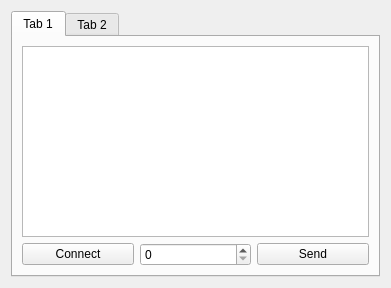
<?xml version="1.0" encoding="UTF-8"?>
<ui version="4.0">
 <class>Form</class>
 <widget class="QWidget" name="Form">
  <property name="geometry">
   <rect>
    <x>0</x>
    <y>0</y>
    <width>391</width>
    <height>288</height>
   </rect>
  </property>
  <property name="windowTitle">
   <string>Debug - COM Devices</string>
  </property>
  <layout class="QGridLayout" name="gridLayout">
   <item row="0" column="1">
    <widget class="QTabWidget" name="tab_com_devices">
     <property name="currentIndex">
      <number>0</number>
     </property>
     <widget class="QWidget" name="tab">
      <attribute name="title">
       <string>Tab 1</string>
      </attribute>
      <layout class="QGridLayout" name="gridLayout_2">
       <item row="0" column="0">
        <layout class="QVBoxLayout" name="verticalLayout">
         <item>
          <widget class="QTextBrowser" name="text_received">
           <property name="html">
            <string>&lt;!DOCTYPE HTML PUBLIC &quot;-//W3C//DTD HTML 4.0//EN&quot; &quot;http://www.w3.org/TR/REC-html40/strict.dtd&quot;&gt;
&lt;html&gt;&lt;head&gt;&lt;meta name=&quot;qrichtext&quot; content=&quot;1&quot; /&gt;&lt;style type=&quot;text/css&quot;&gt;
p, li { white-space: pre-wrap; }
&lt;/style&gt;&lt;/head&gt;&lt;body style=&quot; font-family:'Noto Sans'; font-size:10pt; font-weight:400; font-style:normal;&quot;&gt;
&lt;p style=&quot;-qt-paragraph-type:empty; margin-top:0px; margin-bottom:0px; margin-left:0px; margin-right:0px; -qt-block-indent:0; text-indent:0px;&quot;&gt;&lt;br /&gt;&lt;/p&gt;&lt;/body&gt;&lt;/html&gt;</string>
           </property>
          </widget>
         </item>
         <item>
          <layout class="QHBoxLayout" name="horizontalLayout">
           <item>
            <widget class="QPushButton" name="button_connection">
             <property name="text">
              <string>Connect</string>
             </property>
            </widget>
           </item>
           <item>
            <widget class="QSpinBox" name="spinbox_hex">
             <property name="maximum">
              <number>255</number>
             </property>
             <property name="displayIntegerBase">
              <number>16</number>
             </property>
            </widget>
           </item>
           <item>
            <widget class="QPushButton" name="button_send_hex">
             <property name="text">
              <string>Send</string>
             </property>
            </widget>
           </item>
          </layout>
         </item>
        </layout>
       </item>
      </layout>
     </widget>
     <widget class="QWidget" name="tab_2">
      <attribute name="title">
       <string>Tab 2</string>
      </attribute>
     </widget>
    </widget>
   </item>
  </layout>
 </widget>
 <resources/>
 <connections/>
</ui>
